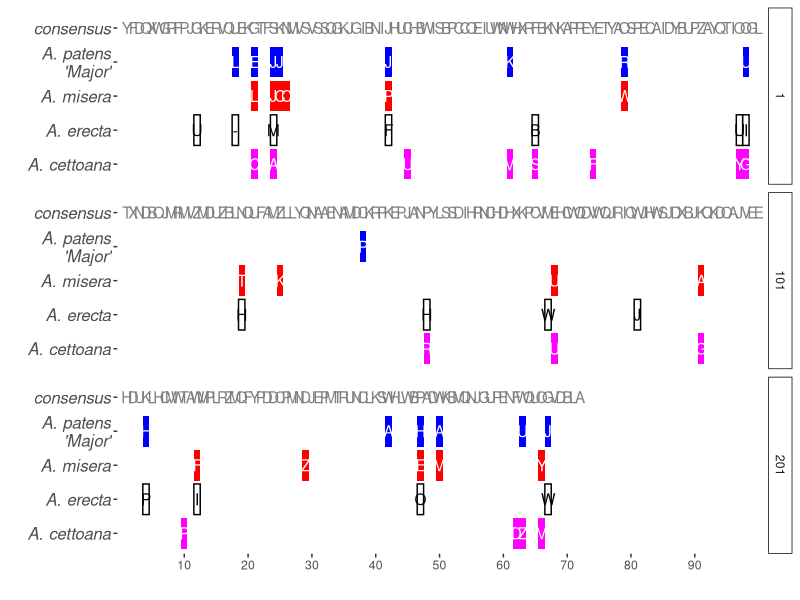
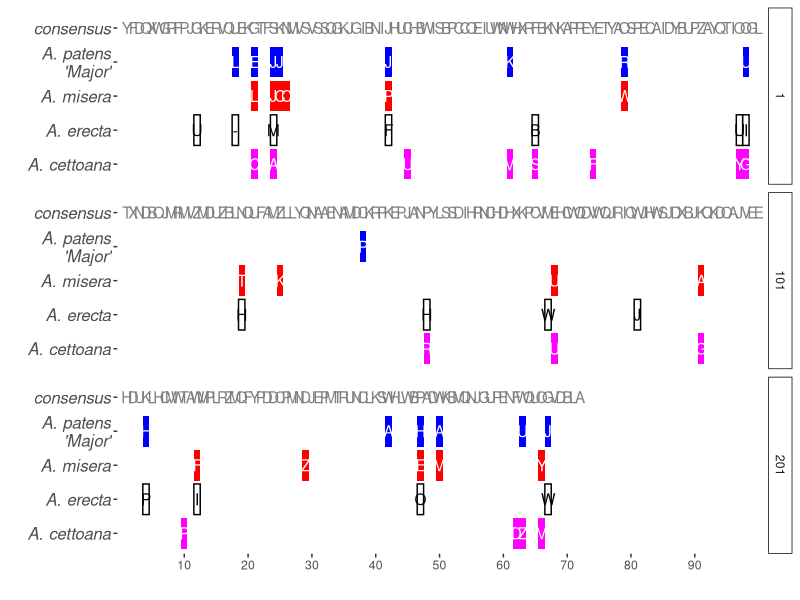

The R source for these figures, in order:
library(ggplot2)
library(dplyr)
library(tidyr)

df <- data_frame(consensus = sample(LETTERS, 272, replace = T),
                 Ae = rep(NA, 272),
                 Ap = rep(NA, 272),
                 Am = rep(NA, 272),
                 Ac = rep(NA, 272),
                 position = c(1:272))
samples <- sample(1:272, 40)
df$Ae[sample(samples, 15)] <- sample(c(LETTERS, "-"), 15, replace = T)
df$Ap[sample(samples, 15)] <- sample(c(LETTERS, "-"), 15, replace = T)
df$Am[sample(samples, 15)] <- sample(c(LETTERS, "-"), 15, replace = T)
df$Ac[sample(samples, 15)] <- sample(c(LETTERS, "-"), 15, replace = T)
df$wrap <- ((df$position-1) %/% 100)*100+1
df$pos <- df$position - df$wrap + 1
df2 <- df %>% gather(key = species, value = protein, consensus:Ac) %>% na.omit
df2$species <- (factor(df2$species, 
                       levels = rev(c("consensus", "Ap", "Am", "Ae", "Ac")),
                       labels = rev(c("consensus", "A. patens\n'Major'", "A. misera", 
                                  "A. erecta", "A. cettoana"))))

ggplot(df2, aes(pos, (species))) + geom_text(aes(label = "")) + 
  theme(panel.background = element_blank(),
        axis.text.y = element_text(face = "italic", size =12),
        strip.background = element_rect(fill = "white", colour = "black")) +
  facet_grid(wrap~., scales = "free_x") +
  scale_color_manual(values = rev(c("grey50", "white", "white", "black", "white"))) + 
  scale_fill_manual(values = rev(c("white", "blue", "red", "white", "magenta"))) + 
  scale_x_continuous(breaks = c(10,20,30,40,50,60,70,80,90),
                     expand = c(0,1)) +
  geom_rect(aes(xmax = pos+0.5, 
                xmin = pos-0.5, 
                ymin = as.numeric(species)-0.45, 
                ymax = as.numeric(species)+0.45, fill = species)) + 
  geom_rect(data=df2 %>% filter(species == "A. erecta"),
            aes(xmax = pos+0.5, 
                xmin = pos-0.5, 
                ymin = as.numeric(species)-0.45, 
                ymax = as.numeric(species)+0.45),
            color = "black", fill = "white",
            alpha = 0.75) + 
  geom_text(aes(label = protein, color = species)) + 
  guides(color = F, fill = F) + 
  labs(x = "", y = "")
ggsave("wade.png", width=65, height=15, unit="cm", dpi=300)
